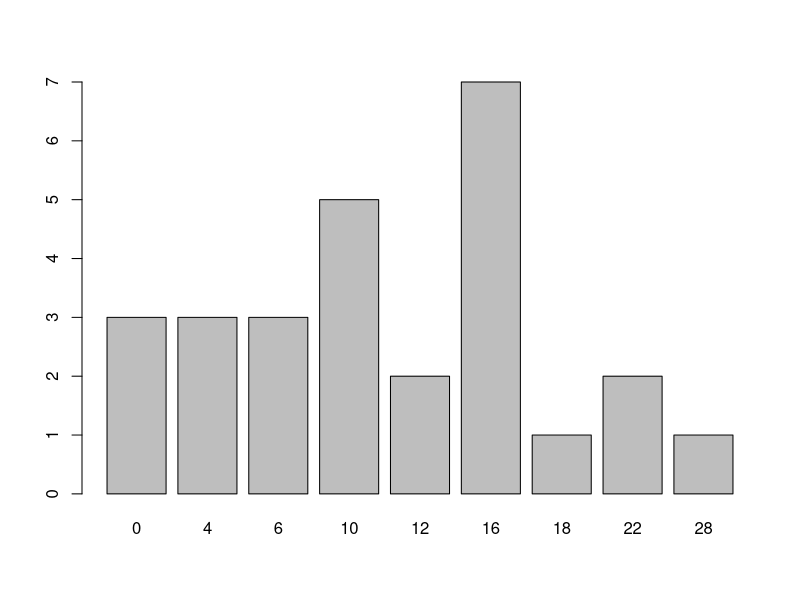
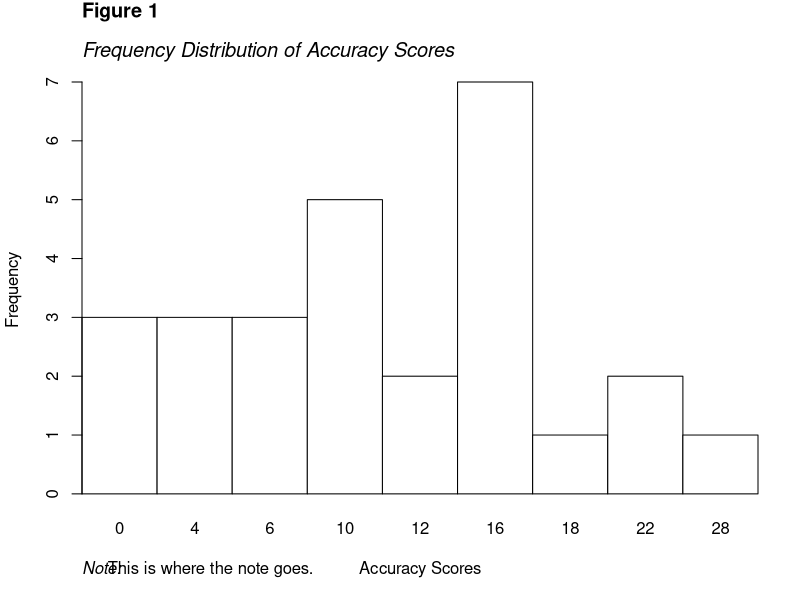

Generate these figures, in order, with R:
library(car)
library(psych)
library(emmeans)


Lab7Data = read.table('Lab7_Caffeine.csv', sep = ',', header = T)
Lab7Data$caffeine = factor(Lab7Data$caffeine)

# "contr.sum" is the correct option for typle type III SS
options(contrasts = c("contr.sum", "contr.poly"))
# "contr.treatment" is a reference group type contrast closer to a type I or
# type II SS.
#options(contrasts = c("contr.treatment", "contr.poly"))

model = lm(accuracy_scores ~ caffeine, Lab7Data )

summary(model)

leveneTest(accuracy_scores ~ caffeine, data = Lab7Data)

Anova(model, type = 3)

# Bonferroni correct multple t-tests
emmeans(model, pairwise ~ caffeine, adjust = "bonferroni")

# Equivanlent to LSD
emmeans(model, pairwise ~ caffeine, adjust = "none")

emmeans(model, pairwise ~ caffeine, adjust = "tukey")



Table = table(Lab7Data)
ff=rowSums(Table)

barplot(ff)

barplot(ff, # table() will give you frequencies.
        space = 0, # No spaces will make this a histogram.
        col = 0, # No fill for APA style.
        ylab = "Frequency",
        xlab = "Accuracy Scores",
        main = "", # Prevent a middle justified title; we'll add it with title()
        yaxs = 'i',
        xaxs = 'i'
)  

# Add left-justified multi-line title with italics on the second line
title(main = expression(bold("Figure 1")),
      adj = 0,    # 0 = left justified
      line = 3.5  # Adjust vertical positioning if needed
)

title(main = expression(italic("Frequency Distribution of Accuracy Scores")),
      adj = 0,          # 0 = left justified
      line = 1.5,     # Adjust vertical positioning if needed
)

# The opening word 'Note:' and the note itself need to be coded seperately in 
# order to get them to be on the same line.
title(sub = expression(italic("Note:")),
      adj = 0,
      line = 3
)

title(sub = "This is where the note goes.",
     adj = .055,
     line = 3
)
